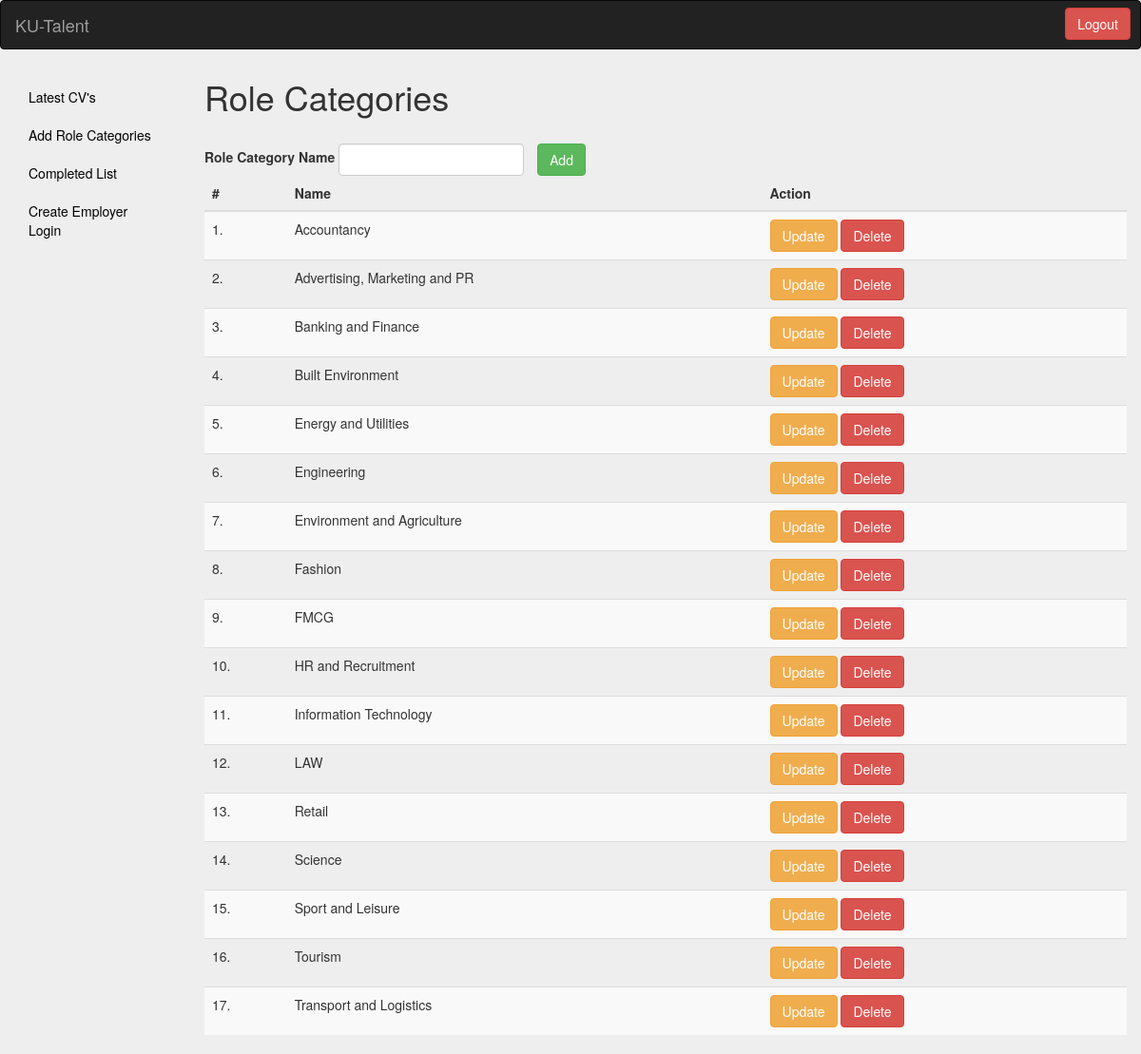
The app's page /ku-admin/role-categories.php (signed in) with its own data.
### tables this page shows
CREATE TABLE IF NOT EXISTS `role_categories` (
  `id` int(11) NOT NULL,
  `category_name` varchar(30) NOT NULL
);

### class/db.php (called while the page is built, shortened)
<?php
class Database
{
    function __construct()
    {
        $this->Mysqli = new mysqli(SERVER_NAME, USER_NAME, USER_PASSWORD, DATABASE_NAME);
    }
}

### ku-admin/role-categories.php (the view, shortened to what this page needs)
<?php require_once "../class/functions.php";
$obj = new Functions();
$obj->RequireAdminLogin();
$cat_name = $cat_id = '';
$btn_value = 'Add';
$btn_class = 'success';
$btn_name = 'add';
include ('header.php');
?>
<div class="container-fluid">
    <div class="row">
        <nav class="col-sm-2 nav-menu">
            <ul class="nav">
                <li class="nav-item">
                    <a class="nav-link" href="dashboard.php">Latest CV's <span class="sr-only">(current)</span></a>
                </li>
                <li class="nav-item">
                    <a class="nav-link active" href="role-categories.php">Add Role Categories</a>
                </li>
                <li class="nav-item">
                    <a class="nav-link" href="completed-list.php">Completed List</a>
                </li>
                <li class="nav-item">
                    <a class="nav-link" href="create-employer-login.php">Create Employer Login</a>
                </li>
            </ul>
        </nav>
        <main class="col-sm-10">
            <h1>Role Categories</h1>
            <form class="form-inline" method="post" action="">
                <div class="form-group" style="margin-right: 10px">
                    <label>Role Category Name</label>
                    <input type="text" class="form-control" name="category_name" value="<?php echo $cat_name;?>" >
                </div>
                <button type="submit" name="<?php echo $btn_name?>" class="btn btn-<?php echo $btn_class?>"><?php echo $btn_value?></button>
            </form>
            <?php if(!isset($_REQUEST['act'])){?>
            <div class="table-responsive">
                <table class="table table-striped">
                    <thead>
                    <tr>
                        <th>#</th>
                        <th>Name</th>
                        <th>Action</th>
                    </tr>
                    </thead>
                    <tbody>
                    <?php
                    $i = 1;
                    $q1 = $obj->Mysqli->query("SELECT * FROM role_categories");
                    while($r1 = $q1->fetch_array()){
                    ?>
                        <tr>
                            <td><?php echo $i++;?>.</td>
                            <td><?php echo $r1['category_name']?></td>
                            <td>
                                <a href="?act=update&id=<?php echo $r1['id'];?>" class="btn btn-warning">Update</a>
                                <a href="?act=delete&id=<?php echo $r1['id'];?>" class="btn btn-danger">Delete</a>
                            </td>
                        </tr>
                    <?php
                    }
                    ?>
                    </tbody>
                </table>
            </div>
            <?php } ?>
        </main>
    </div>
</div>
<?php
include ('footer.php');
?>

### ku-admin/header.php (shortened to what this page needs)
<!DOCTYPE html>
<html lang="en">
<head>
    <link href="css/bootstrap.min.css" rel="stylesheet">
    <link href="css/style.css?v=<?php echo date('is');?>" rel="stylesheet">
    <link href="css/bootstrap-datetimepicker.min.css" rel="stylesheet">
</head>
<body>
<nav class="navbar navbar-toggleable-md navbar-inverse fixed-top bg-inverse">
    <a class="navbar-brand" href="#">KU-Talent</a>
    <a href="?logout" class="pull-right btn btn-danger" style="margin: 7px 10px 0 0 ;">Logout</a>
</nav>

### ku-admin/footer.php (shortened to what this page needs)
</body>
</html>

### ku-admin/css/style.css (style rules this page uses)
body,html { background-color: #eee; margin: 0; padding: 0; overflow-x:hidden; height: 100%; }
.navbar { margin-bottom: 0; }
h1 { margin-bottom: 20px; padding-bottom: 9px; margin-top: 30px; }
.nav-menu { margin-top: 30px; font-size: 14px; }
.nav-menu li a { color: #000; }

### records on screen
role_categories: category_name "Accountancy"
role_categories: category_name "Advertising, Marketing and PR"
role_categories: category_name "Banking and Finance"
role_categories: category_name "Built Environment"
role_categories: category_name "Energy and Utilities"
role_categories: category_name "Engineering"
role_categories: category_name "Environment and Agriculture"
role_categories: category_name "Fashion"
role_categories: category_name "FMCG"
role_categories: category_name "HR and Recruitment"
role_categories: category_name "Information Technology"
role_categories: category_name "LAW"
role_categories: category_name "Retail"
role_categories: category_name "Science"
role_categories: category_name "Sport and Leisure"
role_categories: category_name "Tourism"
role_categories: category_name "Transport and Logistics"

### other values on screen
$btn_value "Add"
